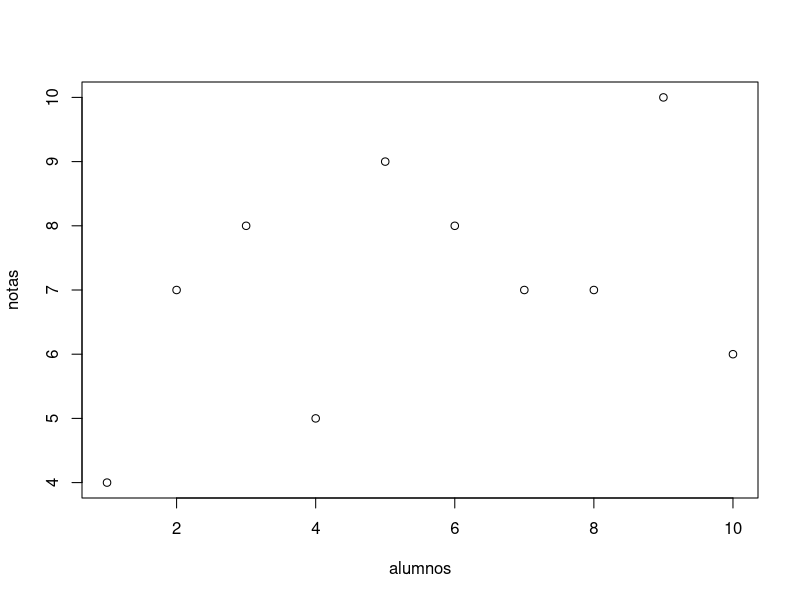
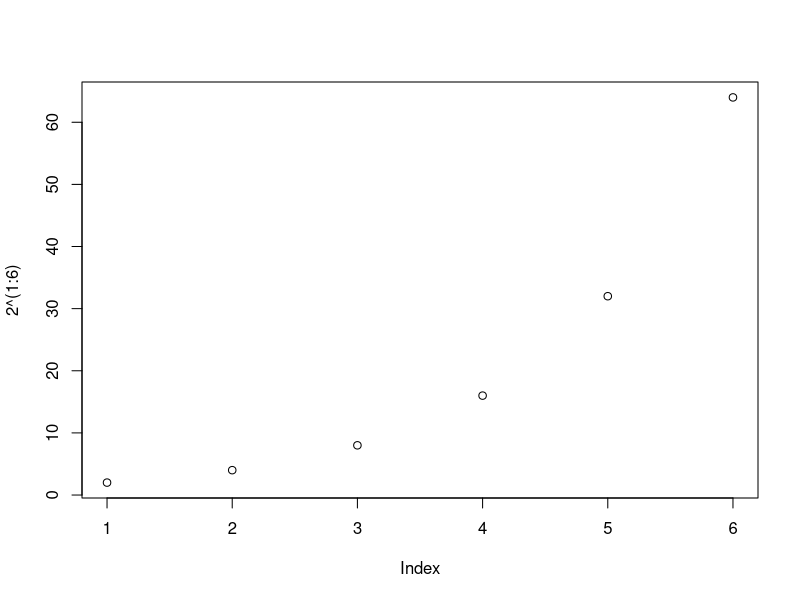
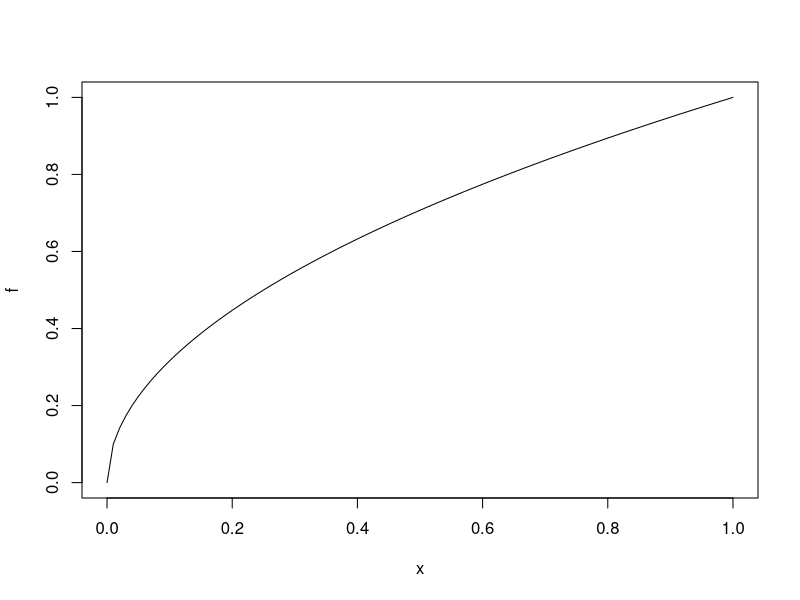
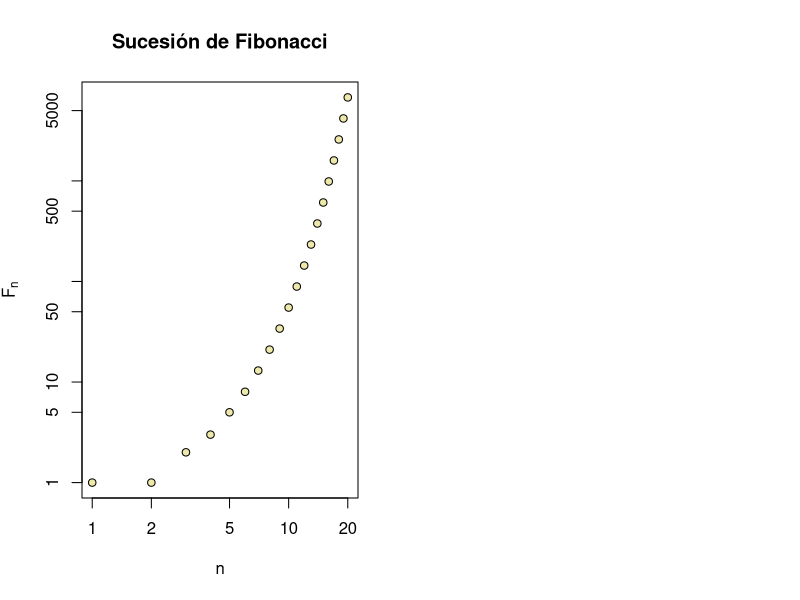
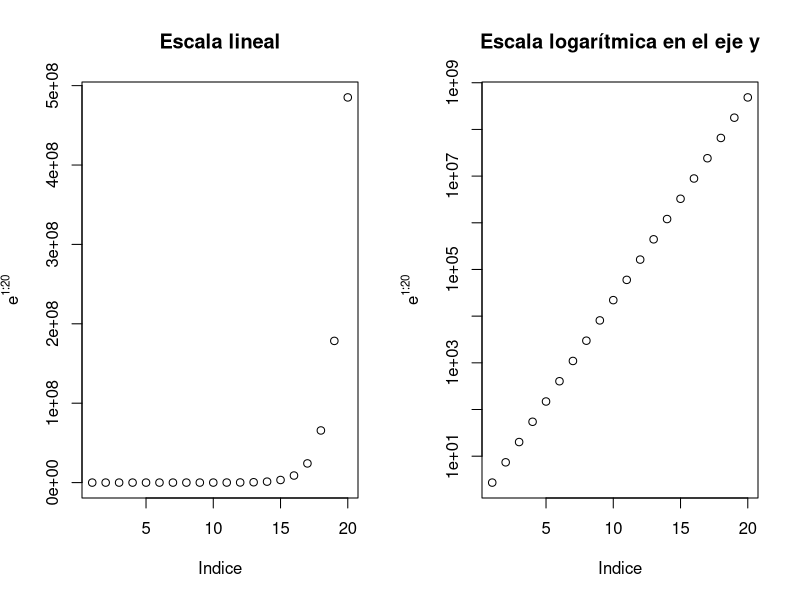
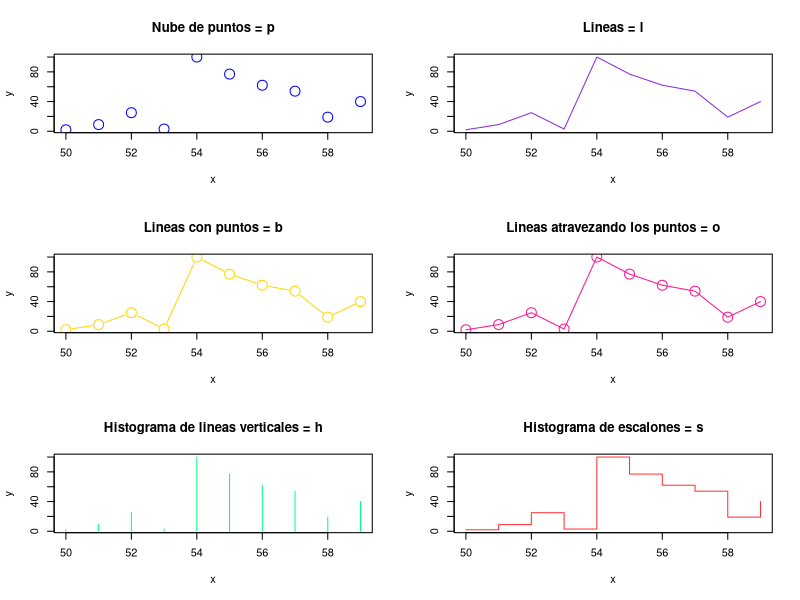
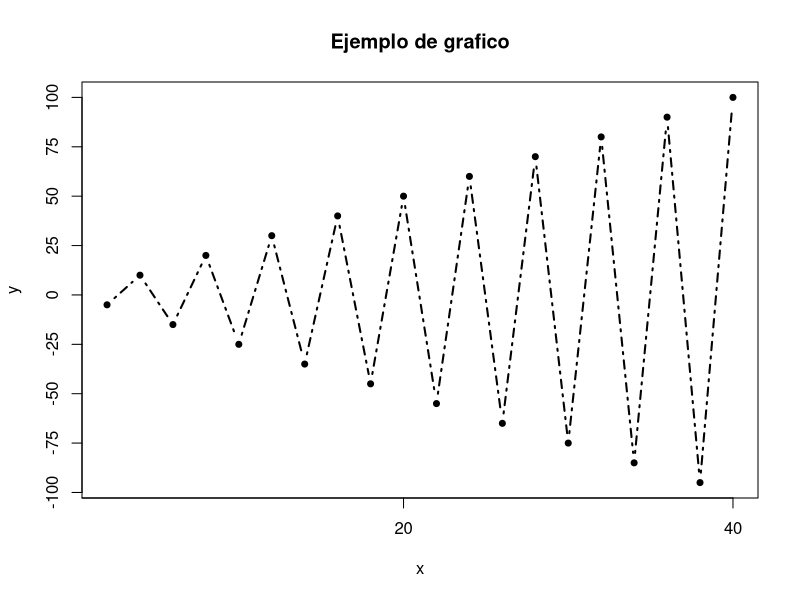
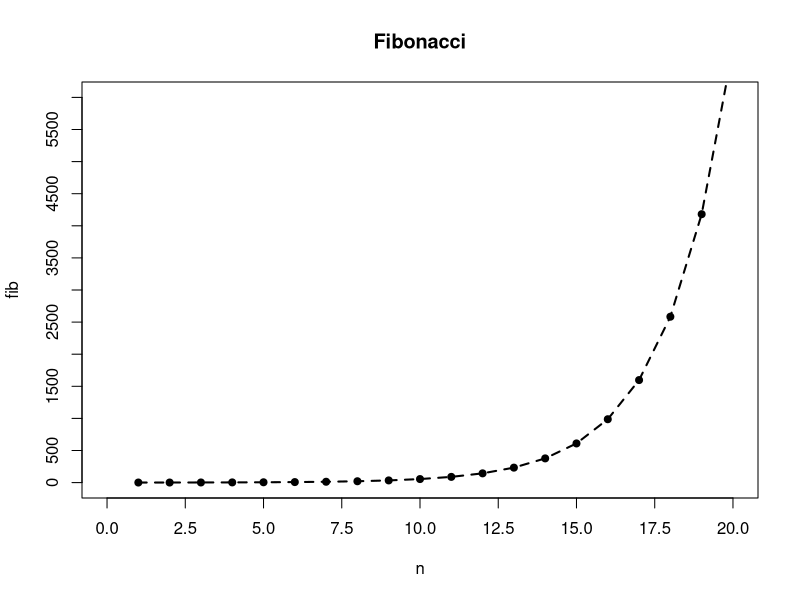

The R source for these figures, in order:
## ---- chunk 1
knitr::opts_chunk$set(echo = TRUE)
## ---- chunk 2
alumnos = c(1:10)
notas = c(4,7,8,5,9,8,7,7,10,6)
plot(alumnos,notas)
## ---- chunk 3
plot(2^(1:6))
## ---- chunk 4
f <- function(x){sqrt(x)}
plot(f)
## ---- chunk 5
n = 1:20
fib = (1/sqrt(5))*((1+sqrt(5))/2)^n-(1/sqrt(5))*((1-sqrt(5))/2)^n
fib
par(mfrow = c(1,2))
plot(fib, xlab="n", ylab= expression(F[n]),
     main = "Sucesión de Fibonacci", pch = 21, cex = 1, col = "black", bg = "palegoldenrod", log = "xy")
par(mfrow = c(1,1))
## ---- chunk 6
par(mfrow = c(1,2))
plot = plot(exp(1:20), xlab = "Indice", ylab = expression(e^{1:20}),
            main = "Escala lineal")
plotLog = plot(exp(1:20), log = "y", xlab = "Indice",
               ylab = expression(e^{1:20}), 
               main = "Escala logarítmica en el eje y")
par(mfrow = c(1,1))
## ---- chunk 7
par(mfrow = c(3,2))
x = c(50:59)
y = c(2,9,25,3,100,77,62,54,19,40)
plot(x,y, main="Nube de puntos = p", pch = 21, cex = 2, col = "blue", type = "p")
plot(x,y, main="Lineas = l", pch = 21, cex = 2, col = "blueviolet", type = "l")
plot(x,y, main="Lineas con puntos = b", pch = 21, cex = 2, col = "gold", type = "b")
plot(x,y, main="Lineas atravezando los puntos = o", pch = 21, cex = 2, col = "deeppink", type = "o")
plot(x,y, main="Histograma de lineas verticales = h", pch = 21, cex = 2, col = "springgreen", type = "h",)
plot(x,y, main="Histograma de escalones = s", pch = 21, cex = 2, col = "firebrick1", type = "s")
par(mfrow = c(1,1))
## ---- chunk 8
x = (2*(1:20))
y = (-1)^(1:20)*5*(1:20)
plot(x, y, main="Ejemplo de grafico", pch=20, cex=1, type="b", lty=4, lwd=2, xaxp=c(0,40,2), yaxp=c(-100,100,8))
## ---- chunk 9
plot(n, fib, main="Fibonacci",pch=20, col="black",cex=1.2, type="o",lty="dashed", lwd=2, xlim=c(0,20), ylim=c(0,6000), xaxp=c(0,20,8),yaxp=c(0,6000,12))
## ---- chunk 10
x = (2*(1:20))
y = (-1)^(1:20)*5*(1:20)
plot(x,y,main="Poniendo un punto y una recta",pch=20,cex=1,type="b", lty=4,lwd=4,xaxp=c(0,40,2),yaxp=c(-100,100,8))
points(20,0,col="red",cex=2,pch=16)
abline(h=0,lty=1,lwd=2,col="blue",)
## ---- chunk 11
f <- function(x){
  x^2-2*x+sqrt(abs(x))
}
plot(f,lwd=2,xlim=c(-3,3),ylim=c(0,15),yaxp=c(0,15,15))
points(0,0,pch=19,col="red")
points(-3:3,(-3:3)^2)
abline(2,3,lty="dashed",col="red")
abline(v=2,col="lightcyan4")
abline(h=5,col="lightslateblue")
## ---- chunk 12
f <-function(x){x^2}
plot(f,xlim=c(-3,3),lwd=2,ylab=expression(y^2),xlab="x")
abline(h=0:9,v=-3:3,lty="dotted",col="gray")
## ---- chunk 13
plot(tan,xlim=c(-pi,pi),ylim=c(-10,10),lwd=1.5)
abline(v = c(-pi/2,pi/2),lwd=1.5,col="red")
